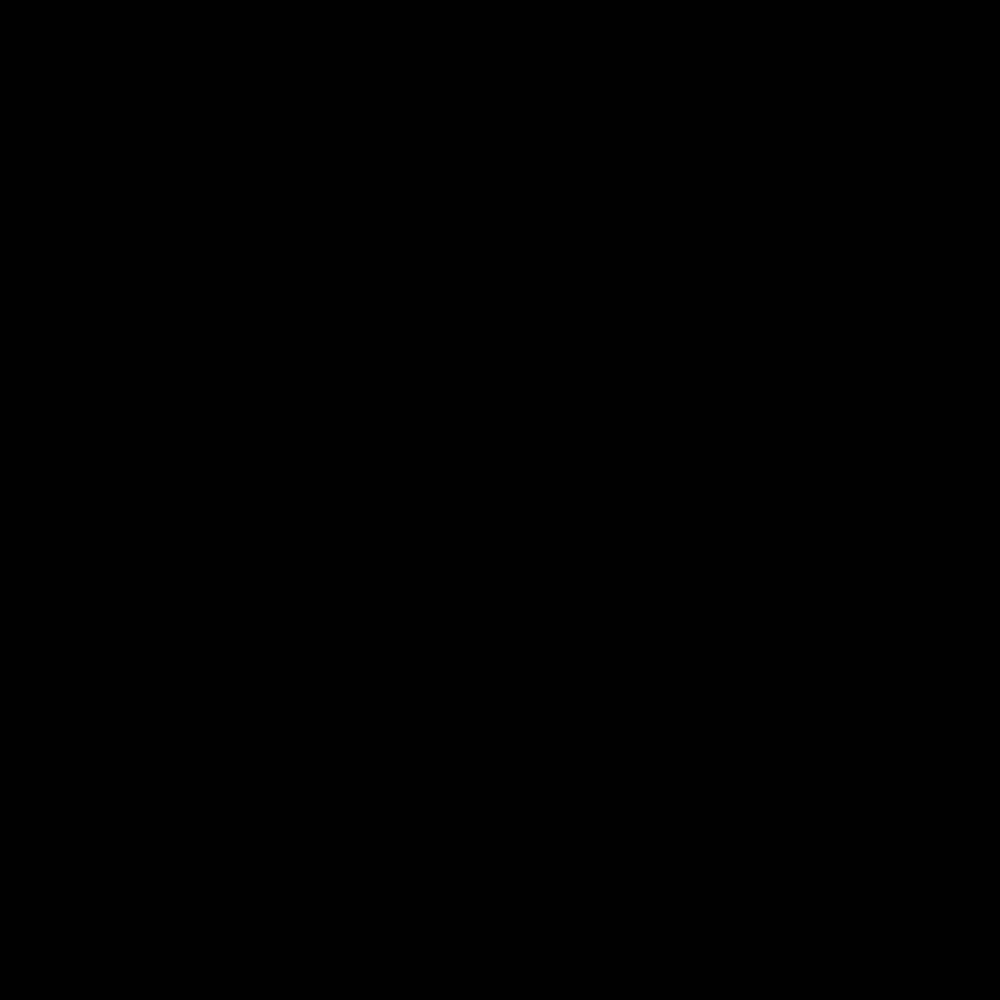
Frame 1 (no input)
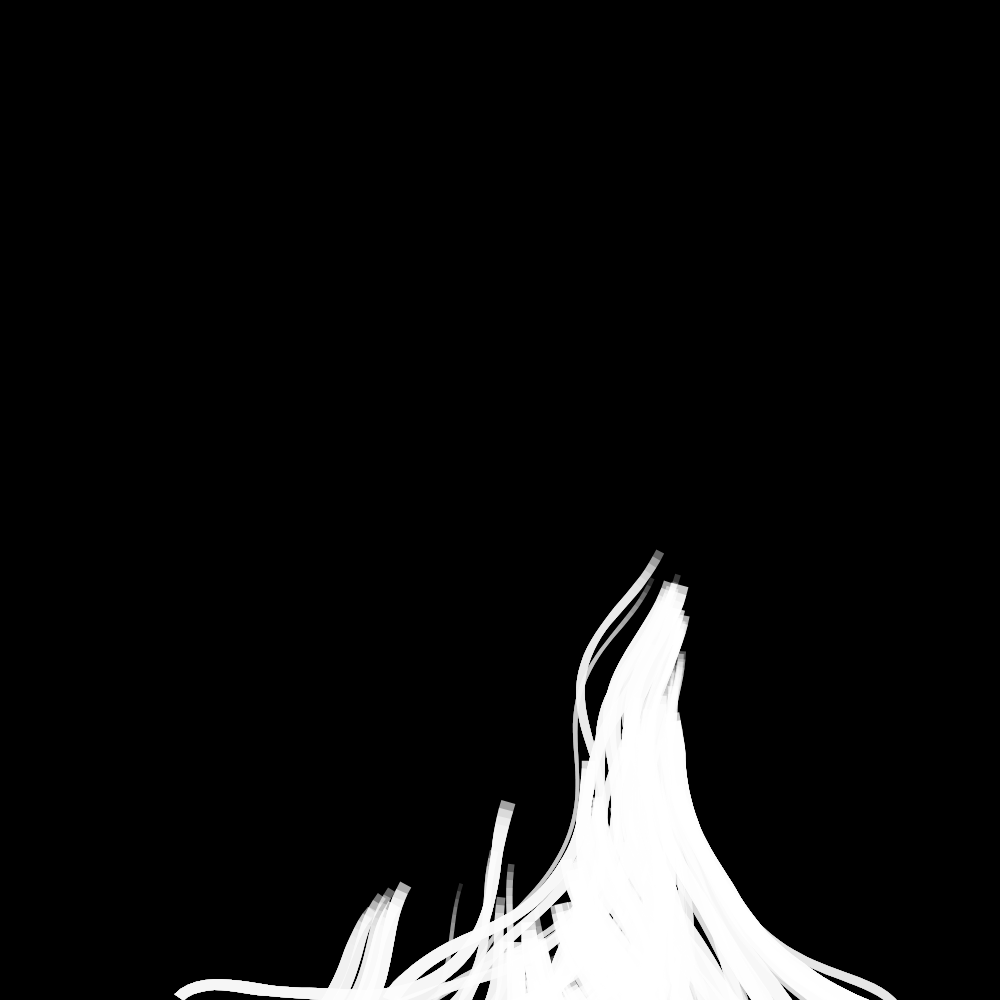
Frame 60 (no input)
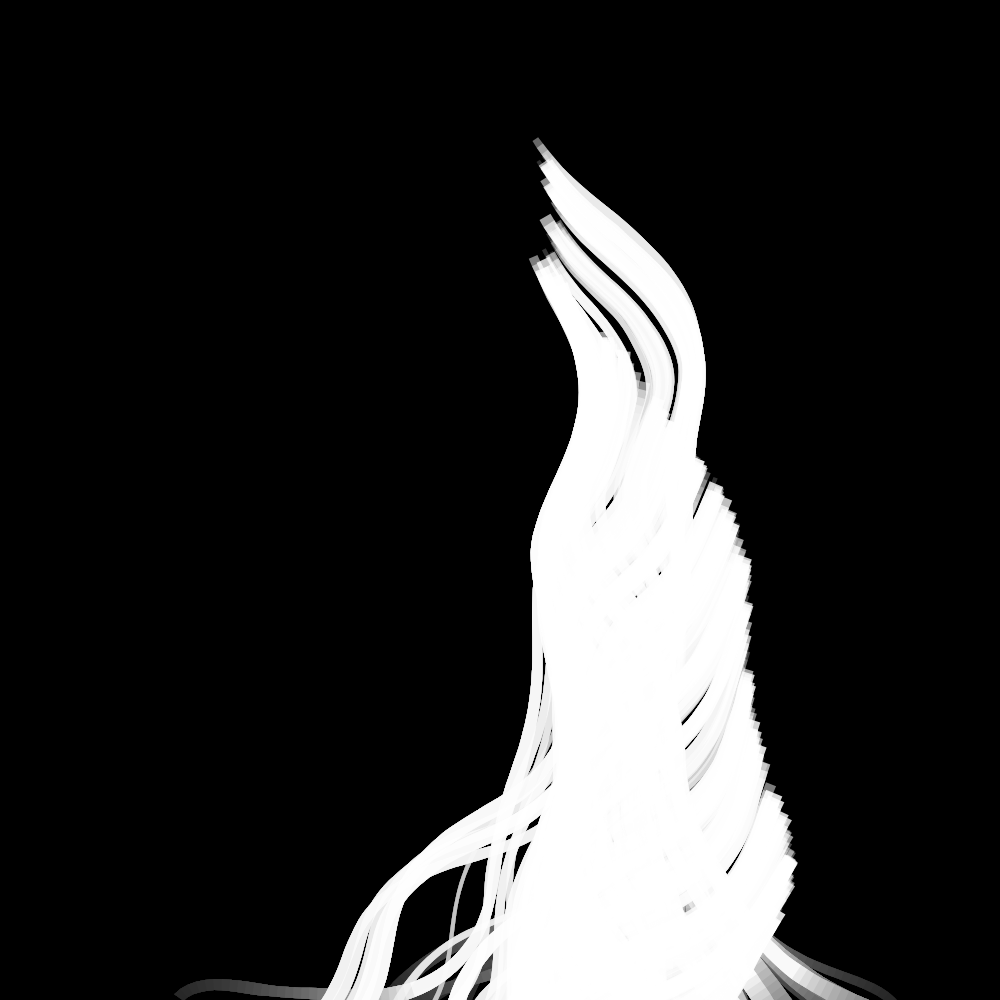
Frame 120 (the mouse pressed at the canvas centre since frame 60)

The p5.js sketch that drew these frames (run headless with seeded random() and noise() and a simulated clock; from frame 60 on, the mouse is pressed at the canvas centre):

// p5.js sketch
// ── sketch.js
/*
Mind Ocean Flow
마음 속 생각을 거대한 바다의 흐름처럼 표현한 generative artwork

구조

Ocean Current   : 전체적인 흐름
Flow Field      : 미세한 흐름
Vortex          : 감정 소용돌이
Ribbon Particles: 생각의 흔적
Depth Layers    : 생각의 깊이
*/

// =============================
// 조절 변수
// =============================

let thoughtCount = 200;

let noiseScale = 0.0008;

let noiseStrength = 2.2;

let maxSpeed = 8;

let trailLength = 90;

let ribbonWidth = 8;

let vortexCount = 3;

let thoughts = [];
let vortexes = [];

// =============================
function setup() {
  createCanvas(1000, 1000);

  background(0);

  // 소용돌이 생성
  for (let i = 0; i < vortexCount; i++) {
    vortexes.push(
      createVector(
        random(width * 0.2, width * 0.8),
        random(height * 0.2, height * 0.8),
      ),
    );
  }

  // 생각 생성
  for (let i = 0; i < thoughtCount; i++) {
    let x = randomGaussian(width / 2, width / 4);
    let y = random(height, height + 500);

    thoughts.push(new Thought(x, y));
  }
}

// =============================
function draw() {
  background(0, 15);

  for (let i = thoughts.length - 1; i >= 0; i--) {
    let t = thoughts[i];

    t.update();
    t.display();

    if (t.pos.y < -200) {
      thoughts.splice(i, 1);

      let x = randomGaussian(width / 2, width / 6);

      thoughts.push(new Thought(x, height + 200));
    }
  }
}

// =============================
// Thought
// =============================
class Thought {
  constructor(x, y) {
    this.pos = createVector(x, y);

    this.vel = createVector(0, -random(1.5, maxSpeed));

    this.history = [];

    this.depth = random();

    this.size = map(this.depth, 0, 1, 2, ribbonWidth);
  }

  update() {
    // Ocean Current (거대한 흐름)
    let oceanAngle = noise(this.pos.y * 0.0005, frameCount * 0.002) * TWO_PI;

    let ocean = p5.Vector.fromAngle(oceanAngle);

    ocean.mult(0.6);

    // Flow Field (세밀한 흐름)
    let flowAngle =
      noise(
        this.pos.x * noiseScale,
        this.pos.y * noiseScale,
        frameCount * 0.01,
      ) *
      TWO_PI *
      2;

    let flow = p5.Vector.fromAngle(flowAngle);

    flow.mult(noiseStrength);

    // Vortex 영향
    for (let v of vortexes) {
      let dir = p5.Vector.sub(v, this.pos);

      let dist = dir.mag();

      if (dist < 350) {
        dir.rotate(HALF_PI);

        dir.normalize();

        dir.mult(0.5 * (1 - dist / 350));

        flow.add(dir);
      }
    }

    this.vel.add(flow);
    this.vel.add(ocean);

    this.vel.limit(maxSpeed);

    this.pos.add(this.vel);

    this.history.push(this.pos.copy());

    if (this.history.length > trailLength) {
      this.history.shift();
    }
  }

  display() {
    if (this.history.length < 4) return;

    let alpha = map(this.depth, 0, 1, 40, 220);

    noStroke();
    fill(255, alpha);

    let left = [];
    let right = [];

    for (let i = 1; i < this.history.length; i++) {
      let p = this.history[i];
      let prev = this.history[i - 1];

      let dir = p5.Vector.sub(p, prev);

      let normal = createVector(-dir.y, dir.x);

      normal.normalize();

      // 잉크 브러시 질감
      let brush = noise(p.x * 0.01, p.y * 0.01);

      let w = this.size * map(brush, 0, 1, 0.5, 1.5);

      normal.mult(w);

      let l = p5.Vector.add(p, normal);
      let r = p5.Vector.sub(p, normal);

      left.push(l);
      right.push(r);
    }

    beginShape();

    for (let p of left) {
      vertex(p.x, p.y);
    }

    for (let i = right.length - 1; i >= 0; i--) {
      vertex(right[i].x, right[i].y);
    }

    endShape(CLOSE);
  }
}
